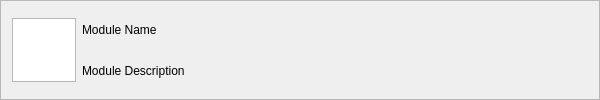
<?xml version="1.0" encoding="UTF-8"?>
<ui version="4.0">
 <class>Frame</class>
 <widget class="QFrame" name="Frame">
  <property name="geometry">
   <rect>
    <x>0</x>
    <y>0</y>
    <width>600</width>
    <height>100</height>
   </rect>
  </property>
  <property name="minimumSize">
   <size>
    <width>0</width>
    <height>0</height>
   </size>
  </property>
  <property name="windowTitle">
   <string>Frame</string>
  </property>
  <property name="frameShape">
   <enum>QFrame::Shape::StyledPanel</enum>
  </property>
  <layout class="QGridLayout" name="gridLayout">
   <item row="0" column="0" rowspan="2">
    <widget class="QGraphicsView" name="icon">
     <property name="maximumSize">
      <size>
       <width>64</width>
       <height>64</height>
      </size>
     </property>
    </widget>
   </item>
   <item row="1" column="1">
    <widget class="QLabel" name="moduleDescription">
     <property name="text">
      <string>Module Description</string>
     </property>
    </widget>
   </item>
   <item row="0" column="1">
    <widget class="QLabel" name="moduleLabel">
     <property name="text">
      <string>Module Name</string>
     </property>
    </widget>
   </item>
  </layout>
 </widget>
 <resources/>
 <connections/>
</ui>
